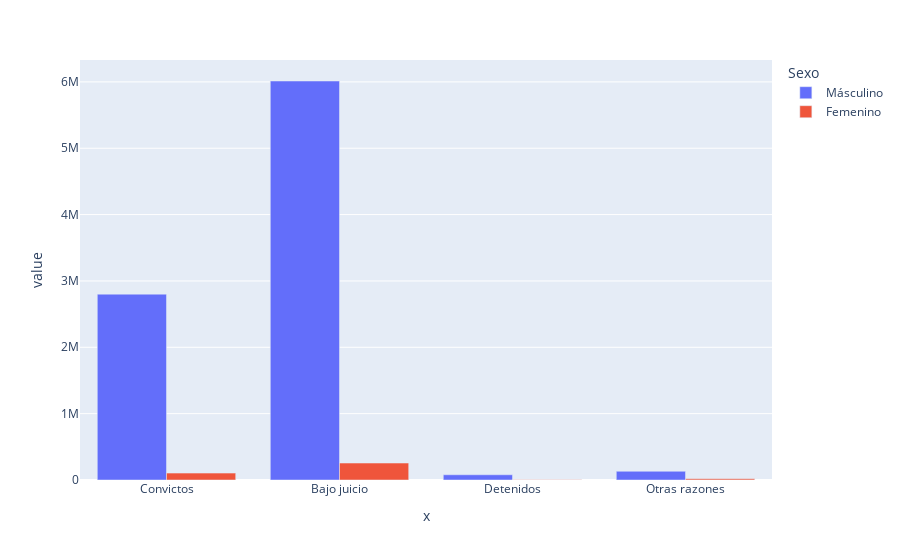

Write notebook code for a chart like this one.
### Code cell
labels = ['Convictos', 'Bajo juicio', 'Detenidos', 'Otras razones']
male = [df['male_convicts'].sum(),
       df['male_under_trial'].sum(),
       df['male_detenues'].sum(),
       df['male_others'].sum()]

female = [df['female_convicts'].sum(),
         df['female_under_trial'].sum(),
         df['female_detenues'].sum(), 
         df['female_others'].sum()]

df_ = pd.DataFrame({'Másculino': male, 'Femenino': female})
df_
px.bar(df_, x=labels, y=['Másculino', 'Femenino'], barmode='group', labels={'variable': 'Sexo'})

### Figure 1 — Plotly figure (JSON) as saved in the notebook; plotly's stock layout.template omitted (floating-point values rounded to 4 significant figures)
{"data": [{"alignmentgroup": "True", "hovertemplate": "Sexo=Másculino<br>x=%{x}<br>value=%{y}<extra></extra>", "legendgroup": "Másculino", "marker": {"color": "#636efa"}, "name": "Másculino", "offsetgroup": "Másculino", "orientation": "v", "showlegend": true, "textposition": "auto", "type": "bar", "x": ["Convictos", "Bajo juicio", "Detenidos", "Otras razones"], "xaxis": "x", "y": [2800902, 6013336, 78886, 131356], "yaxis": "y"}, {"alignmentgroup": "True", "hovertemplate": "Sexo=Femenino<br>x=%{x}<br>value=%{y}<extra></extra>", "legendgroup": "Femenino", "marker": {"color": "#EF553B"}, "name": "Femenino", "offsetgroup": "Femenino", "orientation": "v", "showlegend": true, "textposition": "auto", "type": "bar", "x": ["Convictos", "Bajo juicio", "Detenidos", "Otras razones"], "xaxis": "x", "y": [104028, 255624, 3844, 17444], "yaxis": "y"}], "layout": {"barmode": "group", "legend": {"title": {"text": "Sexo"}, "tracegroupgap": 0}, "margin": {"t": 60}, "xaxis": {"anchor": "y", "domain": [0, 1], "title": {"text": "x"}}, "yaxis": {"anchor": "x", "domain": [0, 1], "title": {"text": "value"}}}}
